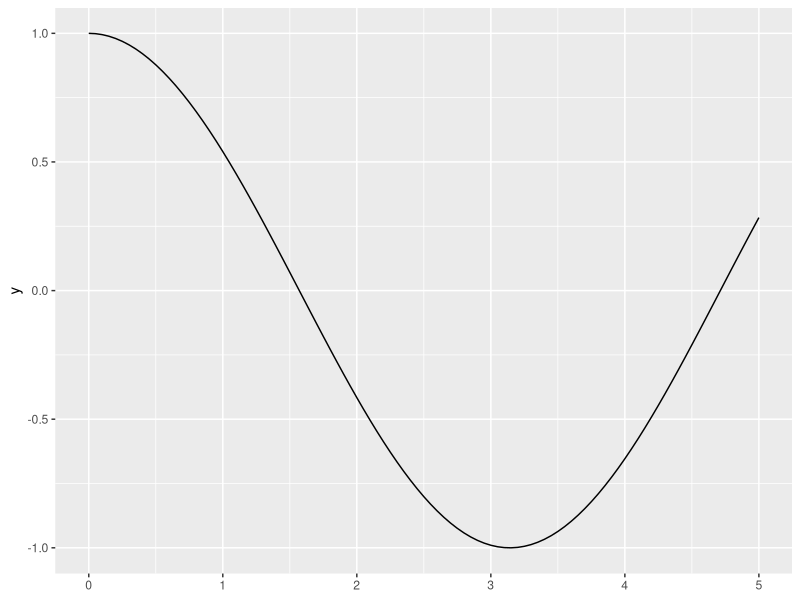
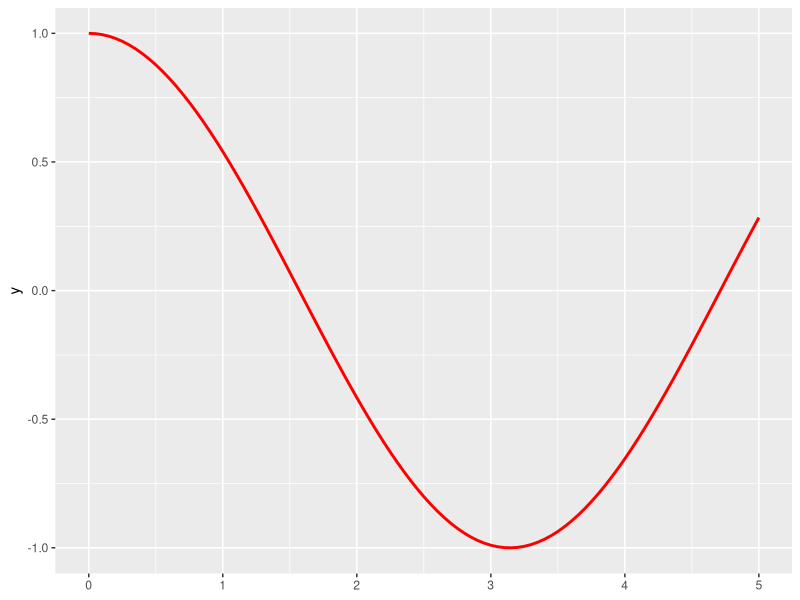
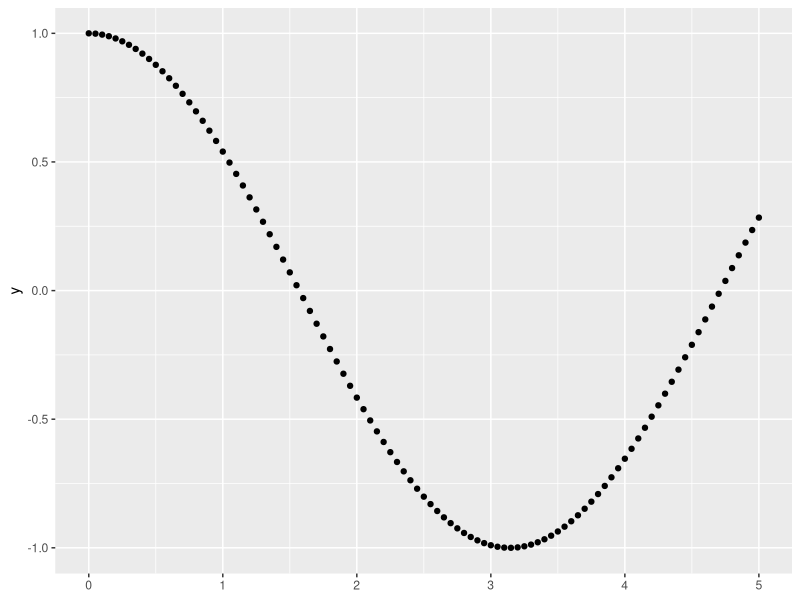
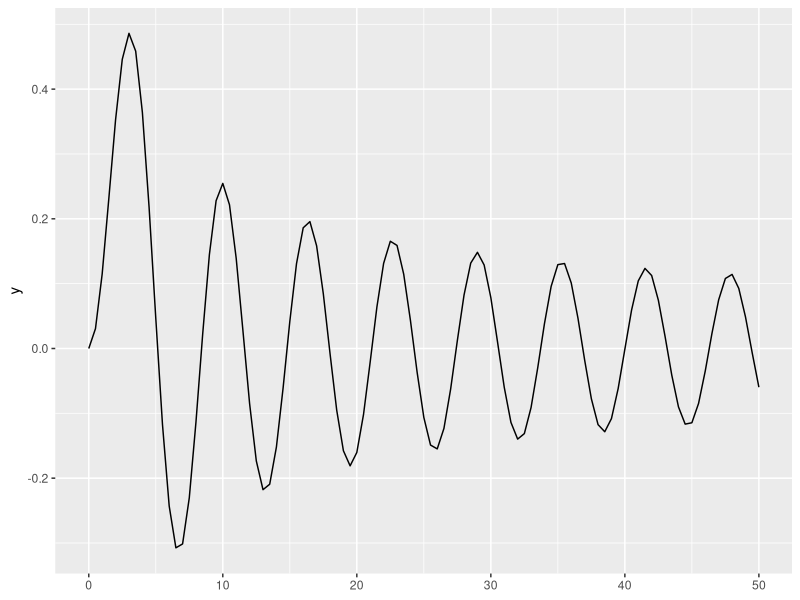
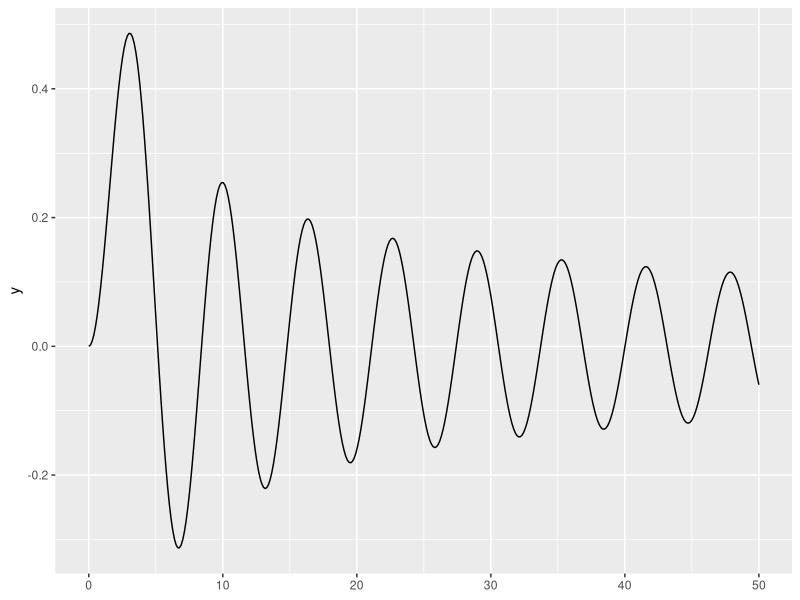
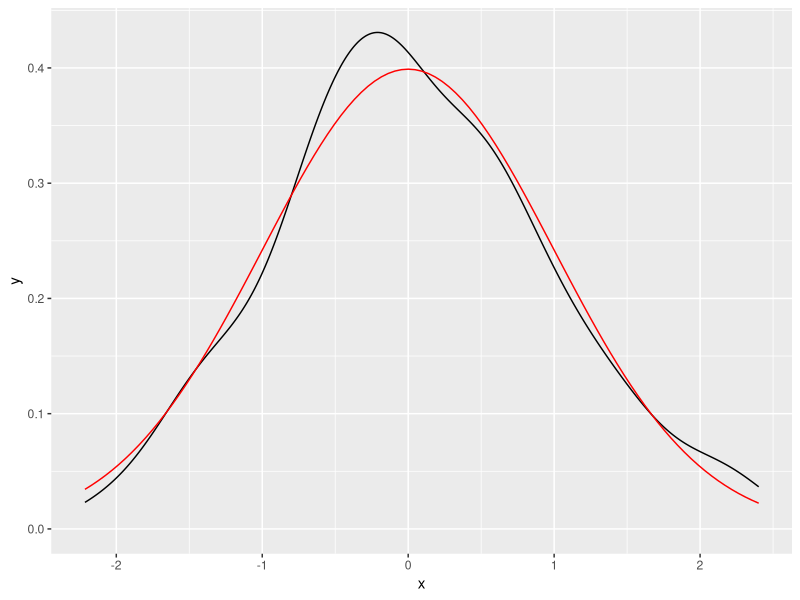
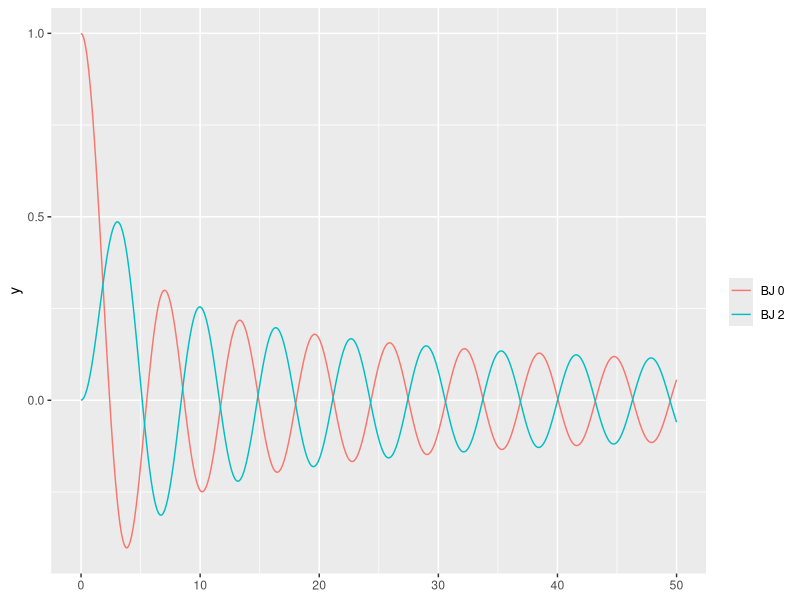

Recreate these plots in R, in order.
library(ggplot2)

ggplot() +
  xlim(c(0, 5)) +
  geom_function(fun = cos)

# Line customization
ggplot() +
  xlim(c(0, 5)) +
  geom_function(fun = cos,
                colour = "red",
                lwd = 1,
                linetype = 1)

# stat_function
ggplot() +
  xlim(c(0, 5)) +
  stat_function(fun = cos,
                geom = "point")

# Additional arguments
ggplot() +
  xlim(c(0, 50)) +
  geom_function(fun = besselJ,
                args = list(nu = 2))

# Number of points
ggplot() +
  xlim(c(0, 50)) +
  geom_function(fun = besselJ,
                n = 400,
                args = list(nu = 2))

# Overlay over existing plot
set.seed(1)
df <- data.frame(x = rnorm(200))

ggplot(df, aes(x = x)) +
  geom_density() +
  geom_function(fun = dnorm, colour = "red")

# Adding several functions
ggplot() +
  xlim(c(0, 50)) +
  geom_function(fun = besselJ, n = 400,
                aes(color = "BJ 0"),
                args = list(nu = 0)) +
  geom_function(fun = besselJ, n = 400,
                aes(color = "BJ 2"),
                args = list(nu = 2)) +
  guides(colour = guide_legend(title = ""))
